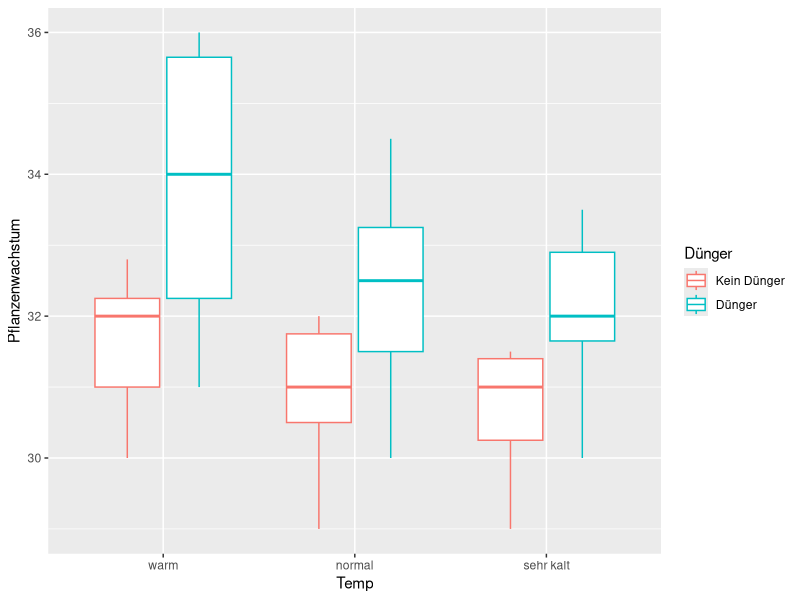
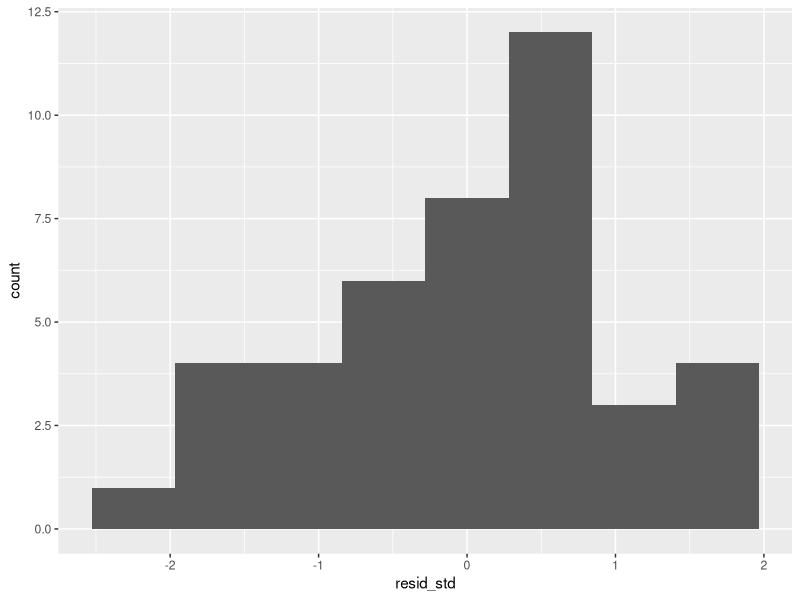
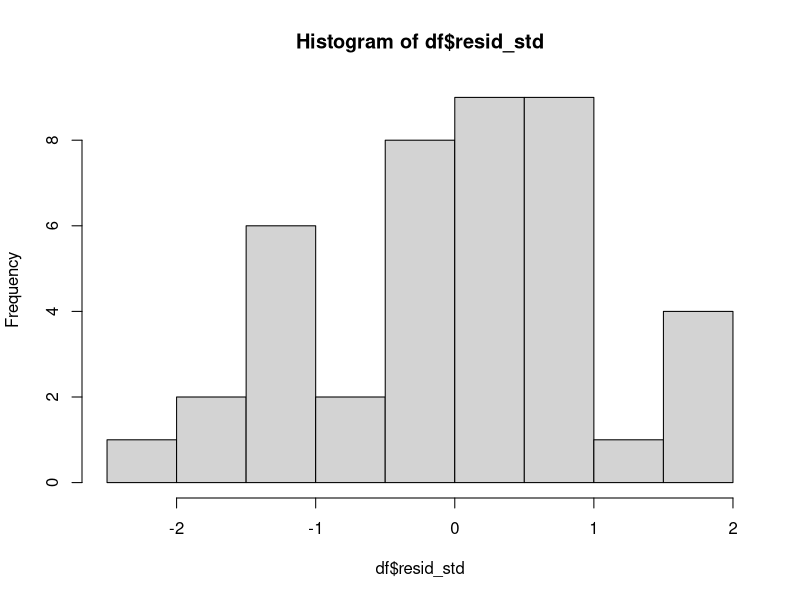
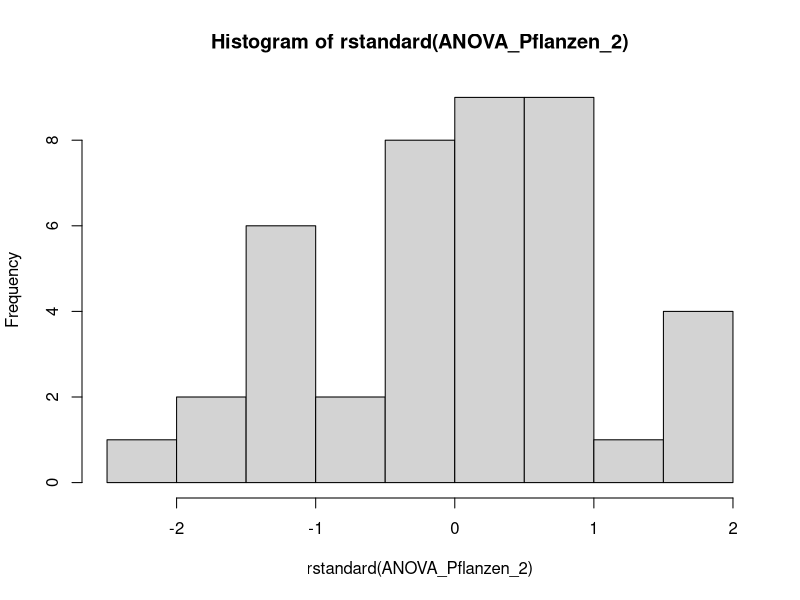
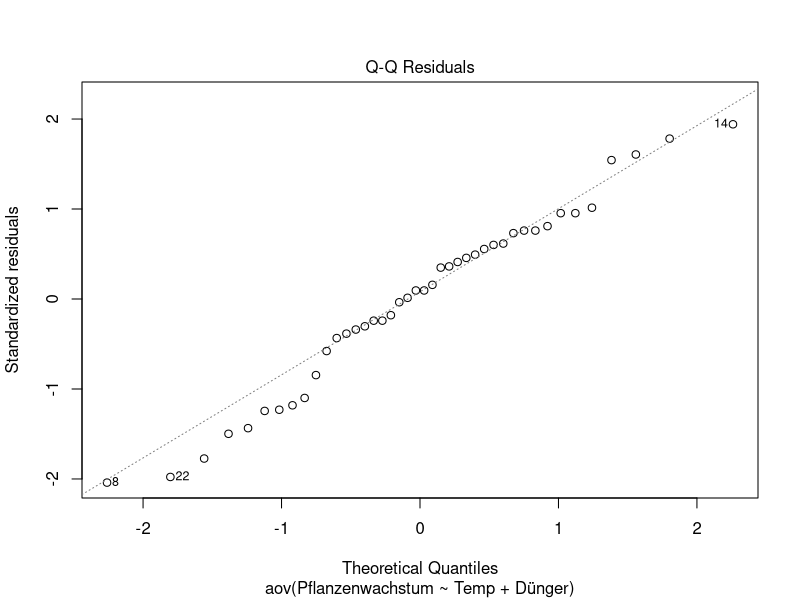

The R script that drew these images, in order:
# Quelle: https://www.youtube.com/watch?v=ZJB_Ya964tY


# Pakete laden ------------------------------------------------------------

library(tidyverse)



# Datengenerierung --------------------------------------------------------

df <- dplyr::tibble(
  Pflanzenwachstum = c(30, 30.5, 31.5, 32, 32, 32.5, 32.8, 31, 32, 32.5, 34, 35.5, 35.8, 36,
                       29, 30.5, 30.5, 31, 31.5, 32, 32, 30, 31, 32, 32.5, 33, 33.5, 34.5,
                       29, 30, 30.5, 31, 31.3, 31.5, 31.5, 30, 31.5, 31.8, 32, 32.8, 33, 33.5),
  Dünger = as_factor(c(rep("Kein Dünger", 7), rep("Dünger", 7),
                       rep("Kein Dünger", 7), rep("Dünger", 7),
                       rep("Kein Dünger", 7), rep("Dünger", 7))),
  Temp = as_factor(c(rep("warm", 14), rep("normal", 14), rep("sehr kalt", 14)))
)




# Voraussetzungen ANOVA ---------------------------------------------------

# 1) Intervallskalierte abhängige Variable (Pflanzenwachstum)
#    Quasimetrische abhängige Variable auch OK (Skalen)

# 2) Varianzhomogenität zwischen den Gruppen

# 3) Normalverteilung der Residuen 
#    Alternativ: normalverteilte abhängige Variable je Gruppe




# Vorausssetzungen prüfen -------------------------------------------------

### Intervallskalierung

# abhängige Variable = Pflanzenwachstum


### Varianzhomogenität 

# 1) deskripitve Analyse

# Deskriptive Analyse
psych::describeBy(x = df$Pflanzenwachstum, group = list(df$Dünger, df$Temp))

# plot
df %>% 
  ggplot(aes(x = Temp, y = Pflanzenwachstum, color = Dünger)) + 
  geom_boxplot()

# ist hier auf den ersten Blick gegeben  vgl. sd = Wurzel der Varianz (genauerer Test Levene-Test)


# 2) Zusatz Levene-Test 
# prüft, ob die Varianz bei 2 oder mehr Gruppen gleich ist (Voraussetzung für t-Test oder ANOVA)
# H0: Varianzgleichheit

car::leveneTest(Pflanzenwachstum ~ Temp * Dünger, data = df)

# Levene-Test ist nicht sigifikant (F-Wert: 1.7044, Pr(>F): 0.1586)
# H0 kann nicht (!)  verworfen werden!
# => Varianzhomogenität ist gegeben!
# Der Levene-Test wird in der Regel mit dem Median durchgeführt, da dieser
# robuster ist als der Mittelwert...



# Durchführung der ANOVA --------------------------------------------------

ANOVA_Pflanzen <- aov(formula = Pflanzenwachstum ~ Temp + Dünger + Temp * Dünger, data = df)

summary(ANOVA_Pflanzen)


# Interaktionsterm ist nicht signifikant => kann entfernt werden
# Beachtemn: Wäre der Interaktionsterm signifikant, darf nur dieser
# interpretiert werden (c.p.)

ANOVA_Pflanzen_2 <- aov(formula = Pflanzenwachstum ~ Temp + Dünger, data = df)

summary(ANOVA_Pflanzen_2)

# Temperatur ist auf dem 5%-Level signifikant (F-Wert: 4.035, P-Wert: 0.025766) 
# Dünger ist auf dem 0.1%-Level signifikant (F-Wert: 17.024, P-Wert: 0.000194)

# Post-hoc-Test (TukeyHSD) -----------------------------------------------
# HSD = honest significat difference
# Kontrolliert ebenfalls für die Alpha-Fehler-Kumulierung!

TukeyHSD(ANOVA_Pflanzen_2)

# 1. Hauptfaktor (Temp)
# Unterschied zwischen normal und warm ist nicht (!) signifikant (p-adj.: 0.0910643)
# Unterschied zwischen sehr kalt und warm ist signifikant (p-adj.: 0.0287327))
# Unterschied zwischen sehr kalt und normal ist nicht (!) signifikant (p-adj.: 0.8643500)

# siehe 95%-Konfidenzintervalle für die Gruppenunterschiede

# 2. Hauptfaktor (Dünger)
# Unterschied zwischen Dünger und Kein Dünger ist signifikant (p-adj.: 0.000194).

# siehe 95%-Konfidenzintervalle für die Gruppenunterschiede



# Voraussetzungen prüfen 2.0 ----------------------------------------------

# Normalverteilung der Residuen

# modelr + ggplot2
df <- df %>% 
  modelr::add_residuals(ANOVA_Pflanzen_2) %>% 
  modelr::add_predictions(ANOVA_Pflanzen_2) %>% 
  mutate(resid_std = (resid - mean(resid)) / sd(resid))

df %>% 
  ggplot(aes(resid_std)) + 
  geom_histogram(bins = 8)

# modelr + base R
hist(df$resid_std)

# base R
hist(rstandard(ANOVA_Pflanzen_2))


# Zusatz: Q-Q-Plot für die Residuen
plot(ANOVA_Pflanzen_2, 2)
# für eine perfkete Normalverteilung müssten alle standardisierten Residuen auf der Geraden sein...
# ist hier nicht ganz erfüllt, aber OK (Normalverteilung muss nicht perfekt sein...)

